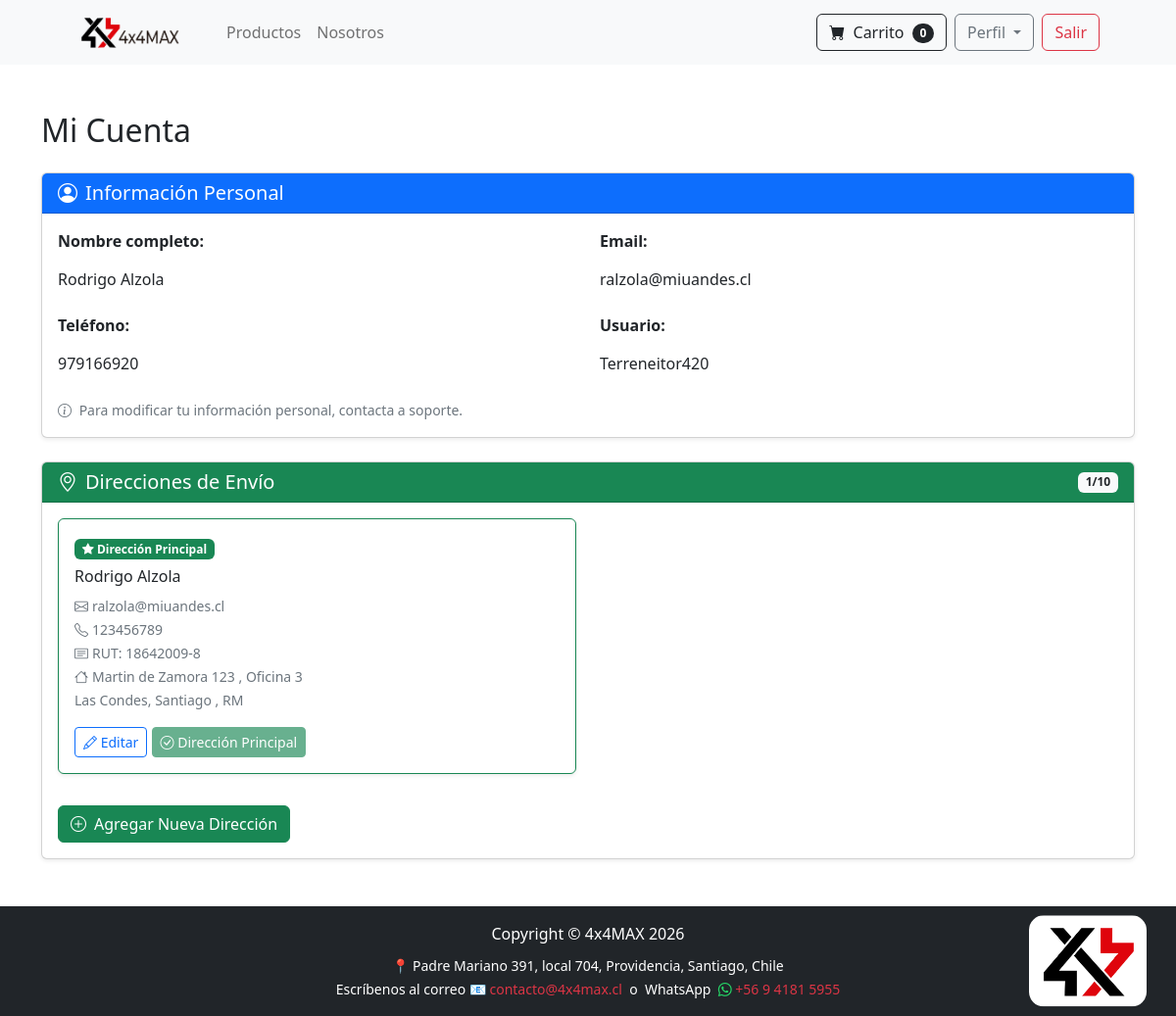
The page /update_info/ (signed in) on the database its author committed.
### store/models.py (models this page shows, shortened)
class Profile(models.Model):
    user = models.OneToOneField(User, on_delete=models.CASCADE)
    full_name = models.CharField(max_length=100, blank=False)
    date_modified = models.DateTimeField(User, auto_now=True)
    phone = models.CharField(max_length=20, blank=False)
    id_number = models.CharField(max_length=10, default='', validators=[validar_rut], help_text='Rut: 12345678-9')
    email = models.EmailField(max_length=100, blank=False)
    address1 = models.CharField(max_length=200, blank=True)
    address2 = models.CharField(max_length=200, blank=True)
    city = models.CharField(max_length=200, blank=True)
    state = models.CharField(max_length=200, blank=True)
    commune = models.CharField(max_length=200, blank=True)
    zipcode = models.CharField(max_length=200, blank=True)
    country = models.CharField(max_length=200, blank=True)
    old_cart = models.TextField(blank=True, null=True, default='')

### payment/models.py (models this page shows, shortened)
class ShippingAddress(models.Model):
    user = models.ForeignKey(User, on_delete=models.CASCADE, related_name='shipping_addresses')
    full_name = models.CharField(max_length=255)
    email = models.EmailField(max_length=255)
    phone = models.CharField(max_length=20)
    id_number = models.CharField(max_length=10, default='', validators=[validar_rut], help_text='Formato: 12345678-9')
    address1 = models.CharField(max_length=255)
    address2 = models.CharField(max_length=255, blank=True, null=True)
    city = models.CharField(max_length=100)
    commune = models.CharField(max_length=100, blank=True, null=True)
    region = models.CharField(max_length=100)
    zipcode = models.CharField(max_length=20, blank=True, null=True)
    country = models.CharField(max_length=100, default='Chile')
    notes = models.TextField(
        blank=True,
        null=True,
        max_length=300,
        verbose_name='Comentarios adicionales',
        help_text='Ej: "Dejar con conserje", "Timbre no funciona", "Casa blanca con reja negra"'
    )
    is_default = models.BooleanField(default=False)
    created_at = models.DateTimeField(auto_now_add=True)
    class Meta:
        ordering = ['-is_default', '-created_at']
        verbose_name_plural = "Shipping Addresses"

### store/views.py (the view, shortened to what this page needs)
# urls.py: path('update_info/', views.update_info, name='update_info'),
@login_required
def update_info(request):
    current_user, created = Profile.objects.get_or_create(user=request.user)
    shipping_addresses = ShippingAddress.objects.filter(user=request.user).order_by('-is_default', '-created_at')
    has_addresses = shipping_addresses.exists()
    MAX_ADDRESSES = 10
    can_add_more = shipping_addresses.count() < MAX_ADDRESSES
    if not has_addresses:
        shipping_form_new = ShippingForm(initial={
            'full_name': current_user.full_name or request.user.get_full_name(),
            'email': current_user.email or request.user.email,
            'phone': current_user.phone,
        })
    else:
        shipping_form_new = ShippingForm()
    return render(request, 'update_info.html', {
        'profile': current_user,
        'shipping_addresses': shipping_addresses,
        'has_addresses': has_addresses,
        'can_add_more': can_add_more,
        'max_addresses': MAX_ADDRESSES,
        'addresses_count': shipping_addresses.count(),
        'shipping_form_new': shipping_form_new,
    })

### cart/cart.py (called while the page is built)
    def __len__(self):
        return len(self.cart)

### cart/context_processor.py (called while the page is built)
def cart(request):
    return {'cart': Cart(request)}

### store/templates/update_info.html (shortened to what this page needs)
{% extends 'base.html' %}
{% load static %}
{% block content %}
<div class="container my-5">
    <h2 class="mb-4">Mi Cuenta</h2>
    <div class="card mb-4">
        <div class="card-header bg-primary text-white">
            <h5 class="mb-0"><i class="bi bi-person-circle me-2"></i>Información Personal</h5>
        </div>
        <div class="card-body">
            <div class="row">
                <div class="col-md-6 mb-3">
                    <label class="form-label fw-bold">Nombre completo:</label>
                    <p class="form-control-plaintext">{{ profile.full_name|default:"No especificado" }}</p>
                </div>
                <div class="col-md-6 mb-3">
                    <label class="form-label fw-bold">Email:</label>
                    <p class="form-control-plaintext">{{ profile.email|default:user.email }}</p>
                </div>
            </div>
            <div class="row">
                <div class="col-md-6 mb-3">
                    <label class="form-label fw-bold">Teléfono:</label>
                    <p class="form-control-plaintext">{{ profile.phone|default:"No especificado" }}</p>
                </div>
                <div class="col-md-6 mb-3">
                    <label class="form-label fw-bold">Usuario:</label>
                    <p class="form-control-plaintext">{{ user.username }}</p>
                </div>
            </div>
            <small class="text-muted">
                <i class="bi bi-info-circle me-1"></i>
                Para modificar tu información personal, contacta a soporte.
            </small>
        </div>
    </div>
    <div class="card mb-4">
        <div class="card-header bg-success text-white d-flex justify-content-between align-items-center">
            <h5 class="mb-0"><i class="bi bi-geo-alt me-2"></i>Direcciones de Envío</h5>
            <span class="badge bg-light text-dark">{{ addresses_count }}/{{ max_addresses }}</span>
        </div>
        <div class="card-body">
            {% if has_addresses %}
                <div class="row">
                    {% for address in shipping_addresses %}
                    <div class="col-md-6 mb-3">
                        <div class="card {% if address.is_default %}border-success{% endif %}">
                            <div class="card-body">
                                {% if address.is_default %}
                                    <span class="badge bg-success mb-2">
                                        <i class="bi bi-star-fill"></i> Dirección Principal
                                    </span>
                                {% endif %}
                                <h6 class="card-title">{{ address.full_name }}</h6>
                                <p class="card-text mb-1">
                                    <small class="text-muted">
                                        <i class="bi bi-envelope me-1"></i>{{ address.email }}<br>
                                        <i class="bi bi-telephone me-1"></i>{{ address.phone }}<br>
                                        <i class="bi bi-card-text me-1"></i>RUT: {{ address.id_number }}<br>
                                        <i class="bi bi-house me-1"></i>{{ address.address1 }}
                                        {% if address.address2 %}, {{ address.address2 }}{% endif %}<br>
                                        {{ address.commune }}, {{ address.city }}
                                        {% if address.region %}, {{ address.region }}{% endif %}
                                    </small>
                                </p>
                                <div class="mt-3">
                                    <button type="button"
                                            class="btn btn-sm btn-outline-primary"
                                            data-bs-toggle="modal"
                                            data-bs-target="#editModal{{ address.id }}">
                                        <i class="bi bi-pencil"></i> Editar
                                    </button>
                                    {% if not address.is_default %}
                                        <form method="POST" style="display: inline;">
                                            {% csrf_token %}
                                            <input type="hidden" name="form_type" value="set_default">
                                            <input type="hidden" name="address_id" value="{{ address.id }}">
                                            <button type="submit" class="btn btn-sm btn-outline-success">
                                                <i class="bi bi-star"></i> Marcar Principal
                                            </button>
                                        </form>
                                        <form method="POST" style="display: inline;"
                                              onsubmit="return confirm('¿Eliminar esta dirección?')">
                                            {% csrf_token %}
                                            <input type="hidden" name="form_type" value="shipping_delete">
                                            <input type="hidden" name="address_id" value="{{ address.id }}">
                                            <button type="submit" class="btn btn-sm btn-outline-danger">
                                                <i class="bi bi-trash"></i> Eliminar
                                            </button>
                                        </form>
                                    {% else %}
                                        <button class="btn btn-sm btn-success" disabled>
                                            <i class="bi bi-check-circle"></i> Dirección Principal
                                        </button>
                                    {% endif %}
                                </div>
                            </div>
                        </div>
                    </div>
                    {% endfor %}
                </div>
                {% if can_add_more %}
                    <button class="btn btn-success mt-3" type="button" data-bs-toggle="collapse" data-bs-target="#newAddressForm">
                        <i class="bi bi-plus-circle me-2"></i>Agregar Nueva Dirección
                    </button>
                {% else %}
                    <div class="alert alert-warning mt-3">
                        <i class="bi bi-exclamation-triangle me-2"></i>
                        Has alcanzado el límite de {{ max_addresses }} direcciones.
                    </div>
                {% endif %}
            {% endif %}
        </div>
    </div>
</div>
{% endblock %}

### store/templates/base.html (style rules this page uses)
html, body { height: 100%; margin: 0; }

### store/templates/update_info.html (style rules this page uses)
.card { box-shadow: 0 0.125rem 0.25rem rgba(0,0,0,0.075); }
.form-control-plaintext { padding: 0.375rem 0; margin-bottom: 0; color: #212529; }

### rows shown on the page
Profile: full_name "Rodrigo Alzola", email "ralzola@miuandes.cl", phone "979166920"
ShippingAddress: is_default True (drawn), full_name "Rodrigo Alzola", email "ralzola@miuandes.cl", phone "123456789", id_number "18642009-8", address1 "Martin de Zamora 123", address2 "Oficina 3", commune "Las Condes", city "Santiago", region "RM"

### other values the page prints
{{ cart|length }} "0"
{{ user.username }} "Terreneitor420"
{{ addresses_count }} "1"
{{ max_addresses }} "10"
